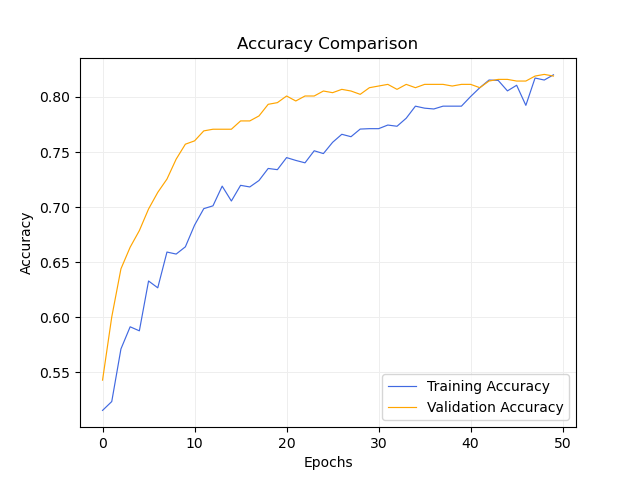
#> input picture model/data/images/sigmoid_accuracy_evolution.png, 640 x 480 px, found by its file name; its folder holds 4 pictures in this run
$ python add_save_img_black_border.py
#> lines starting #> are read from the running program, lines starting #| are printed output that depends on the picture
import os
from PIL import Image

def make_image_square_with_black_borders_and_save(image_path):
    original_image = Image.open(image_path)
#> original_image is the input picture: PIL image 640x480 RGBA; mean R, G, B, A 250.4, 250.3, 250.2, 255
    width, height = original_image.size
#> width = 640; height = 480

    new_size = max(width, height)
#> new_size = 640
    bordered_image = Image.new("RGB", (new_size, new_size), "black")
#> bordered_image: PIL image 640x640 RGB; every value is 0

    left = (new_size - width) // 2
#> left = 0
    top = (new_size - height) // 2
#> top = 80
    bordered_image.paste(original_image, (left, top))
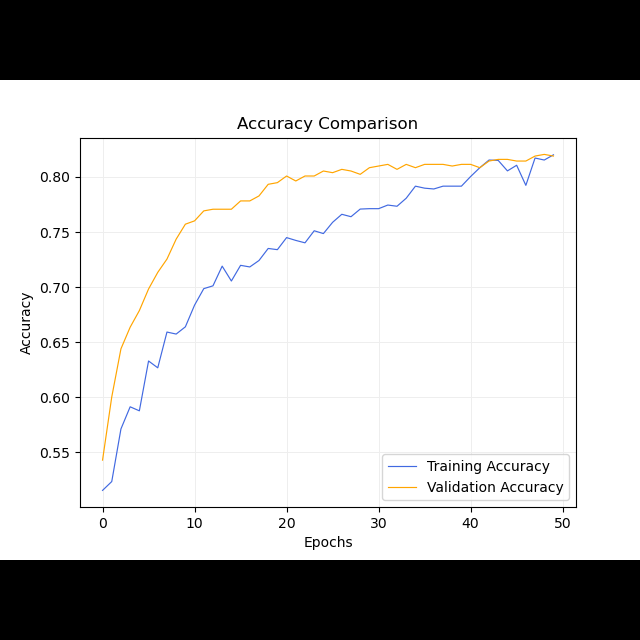
#> bordered_image: PIL image 640x640 RGB; mean R, G, B 187.8, 187.7, 187.6

    bordered_image.save(image_path)

    original_image.close()
    bordered_image.close()

def main():
    path = '/home/rodrigocm/scratch/datasets/eyeq/images'
    extensions = ('.jpg', '.jpeg', '.png')

    for filename in os.listdir(path):
        if filename.endswith(extensions):
            image_path = os.path.join(path, filename)
            make_image_square_with_black_borders_and_save(image_path)
#> pass 2 of the loop in main, `for filename in os.listdir(path):`:
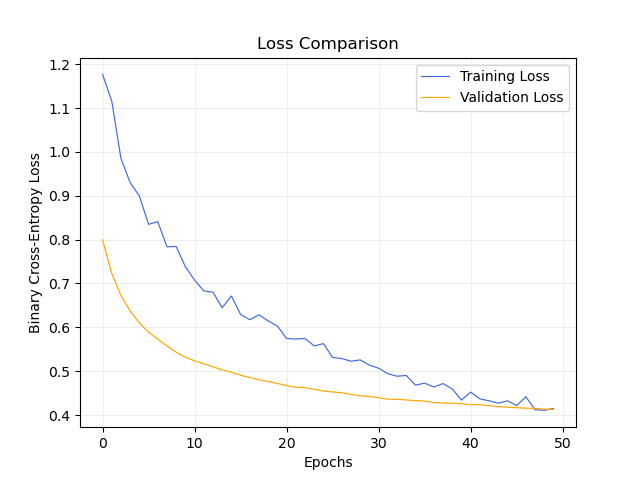
#> input picture model/data/images/sigmoid_loss_evolution.png, 640 x 480 px, found by its file name
#> in make_image_square_with_black_borders_and_save, original_image is the input picture: PIL image 640x480 RGBA; mean R, G, B, A 250.3, 250.3, 250.2, 255
#> in make_image_square_with_black_borders_and_save (call 2), `bordered_image.paste(original_image, (left, top))`:
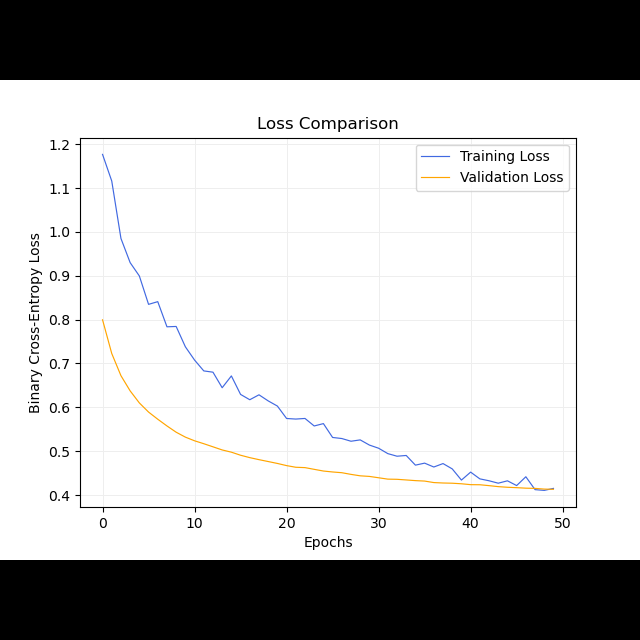
#> bordered_image: PIL image 640x640 RGB; mean R, G, B 187.8, 187.7, 187.7
#> pass 3 of the loop in main, `for filename in os.listdir(path):`:
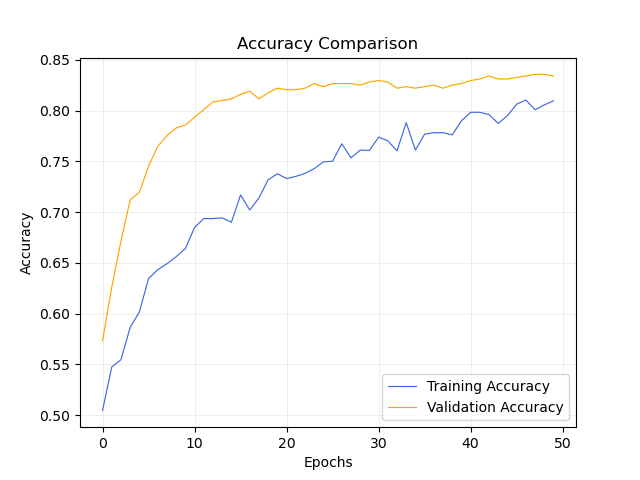
#> input picture model/data/images/softmax_accuracy_evolution.png, 640 x 480 px, found by its file name
#> in make_image_square_with_black_borders_and_save, original_image is the input picture: PIL image 640x480 RGBA; mean R, G, B, A 250.2, 250.1, 250, 255
#> in make_image_square_with_black_borders_and_save (call 3), `bordered_image.paste(original_image, (left, top))`:
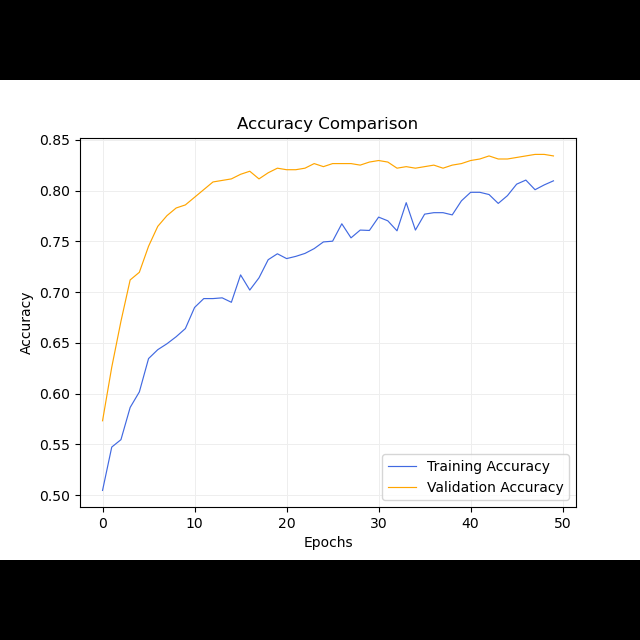
#> bordered_image: PIL image 640x640 RGB; mean R, G, B 187.6, 187.5, 187.5
#> the loop made 4 passes; the first 3 are shown

main()
